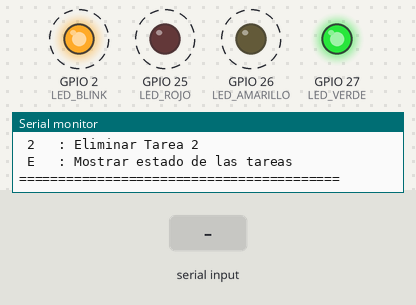
A sketch run on a simulated ESP32. On the bench: output pins drawn as LEDs (lit = HIGH), the last lines printed to the serial monitor. Dashed ring = blinking. The test bench sets the inputs (shaded band).

Above: at 1.77 s.
1.8 s: "B" received over Serial
At 2.7 s:
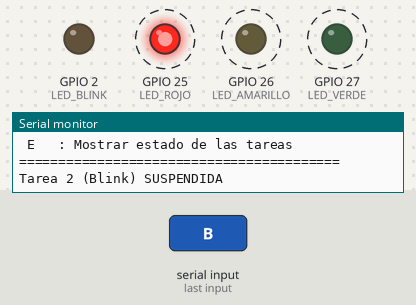
4.8 s: "b" received over Serial
At 5.84 s:
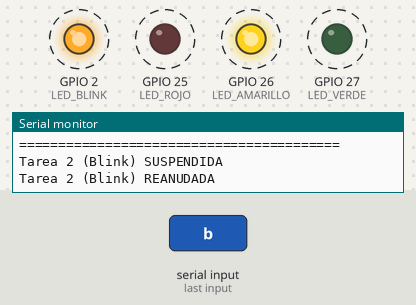
7.8 s: "1" received over Serial
At 9.16 s:
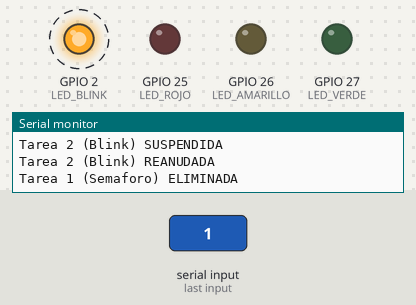
Timing chart, 0 to 16.8 s (numbered marks = the images above; inputs shaded):
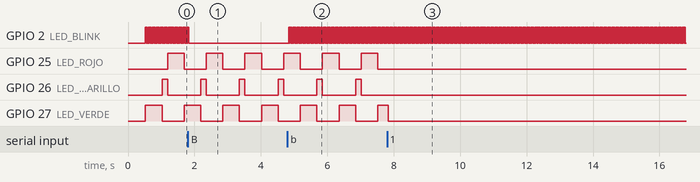

Measured:
- after the input at 1.8 s, GPIO 2 (LED_BLINK): goes on until 1.8 s, then stays LOW
- after the input at 4.8 s, GPIO 2 (LED_BLINK): alternates HIGH for 0.02 s and LOW for 0.02 s, starting at once
- after the input at 7.8 s, GPIO 25 (LED_ROJO), GPIO 26 (LED_AMARILLO): stops changing and stays LOW
- by itself, GPIO 2 (LED_BLINK): alternates HIGH for 0.02 s and LOW for 0.02 s
- by itself, GPIO 25 (LED_ROJO): alternates HIGH for 0.50 s and LOW for 0.67 s
- by itself, GPIO 26 (LED_AMARILLO): alternates HIGH for 0.17 s and LOW for 1.0 s

The sketch:

P05_admi_tareas.ino
```cpp
/*
  TAREA 1 (SemaforoTask): Semáforo con 3 LEDs (rojo, amarillo, verde)
                           con retardo ajustable mediante un potenciómetro.

  TAREA 2 (BlinkTask):    Parpadeo de un LED cada 20 ms.

  TAREA 3 (ControlTask):  Lee el puerto serie y controla las tareas 1 y 2:
                           'A' -> Suspende Tarea 1
                           'a' -> Reanuda Tarea 1
                           'B' -> Suspende Tarea 2
                           'b' -> Reanuda Tarea 2
                           '1' -> Elimina Tarea 1
                           '2' -> Elimina Tarea 2

  TAREA 4 (EstadoTask):   Al recibir 'E' muestra por el monitor serie
                           el estado de las tareas 1 y 2.

    LED Rojo     -> GPIO 25
    LED Amarillo -> GPIO 26
    LED Verde    -> GPIO 27
    LED Blink    -> GPIO 2  (LED integrado)
  ===========================================================
*/

// ---------- pines ----------
#define LED_ROJO      25
#define LED_AMARILLO  26
#define LED_VERDE     27
#define LED_BLINK     2

// ---------- Handles de las tareas ----------
TaskHandle_t Task1_Handle = NULL;   // Semáforo
TaskHandle_t Task2_Handle = NULL;   // Blink
TaskHandle_t Task3_Handle = NULL;   // Control serie
TaskHandle_t Task4_Handle = NULL;   // Estado

// ---------- Banderas para saber si las tareas existen (para no acceder a handles borrados) ----------
volatile bool task1Existe = true;
volatile bool task2Existe = true;

// ============================================================
// TAREA 1: Semáforo con retardo ajustable (potenciómetro)
// ============================================================
void SemaforoTask(void *pvParameters) {
  pinMode(LED_ROJO, OUTPUT);
  pinMode(LED_AMARILLO, OUTPUT);
  pinMode(LED_VERDE, OUTPUT);

  for (;;) {
    int retardo = 500;  // Delay ajustable entre 200 y 3000 ms

    // Verde
    digitalWrite(LED_VERDE, HIGH);
    digitalWrite(LED_AMARILLO, LOW);
    digitalWrite(LED_ROJO, LOW);
    vTaskDelay(pdMS_TO_TICKS(retardo));

    // Amarillo
    digitalWrite(LED_VERDE, LOW);
    digitalWrite(LED_AMARILLO, HIGH);
    digitalWrite(LED_ROJO, LOW);
    vTaskDelay(pdMS_TO_TICKS(retardo / 3));

    // Rojo
    digitalWrite(LED_AMARILLO, LOW);
    digitalWrite(LED_ROJO, HIGH);
    vTaskDelay(pdMS_TO_TICKS(retardo));
  }
}

// ============================================================
// TAREA 2: Blink cada 20 ms
// ============================================================
void BlinkTask(void *pvParameters) {
  pinMode(LED_BLINK, OUTPUT);

  for (;;) {
    digitalWrite(LED_BLINK, !digitalRead(LED_BLINK));
    vTaskDelay(pdMS_TO_TICKS(20));
  }
}

// ============================================================
// TAREA 3: Control por puerto serie
// ============================================================
void ControlTask(void *pvParameters) {
  for (;;) {
    if (Serial.available() > 0) {
      char c = Serial.read();

      switch (c) {
        case 'A':  // Suspende Tarea 1
          if (task1Existe && Task1_Handle != NULL) {
            vTaskSuspend(Task1_Handle);
            Serial.println("Tarea 1 (Semaforo) SUSPENDIDA");
          } else {
            Serial.println("Tarea 1 no existe (ya fue eliminada)");
          }
          break;

        case 'a':  // Reanuda Tarea 1
          if (task1Existe && Task1_Handle != NULL) {
            vTaskResume(Task1_Handle);
            Serial.println("Tarea 1 (Semaforo) REANUDADA");
          } else {
            Serial.println("Tarea 1 no existe (ya fue eliminada)");
          }
          break;

        case 'B':  // Suspende Tarea 2
          if (task2Existe && Task2_Handle != NULL) {
            vTaskSuspend(Task2_Handle);
            Serial.println("Tarea 2 (Blink) SUSPENDIDA");
          } else {
            Serial.println("Tarea 2 no existe (ya fue eliminada)");
          }
          break;

        case 'b':  // Reanuda Tarea 2
          if (task2Existe && Task2_Handle != NULL) {
            vTaskResume(Task2_Handle);
            Serial.println("Tarea 2 (Blink) REANUDADA");
          } else {
            Serial.println("Tarea 2 no existe (ya fue eliminada)");
          }
          break;

        case '1':  // Elimina Tarea 1
          if (task1Existe && Task1_Handle != NULL) {
            vTaskDelete(Task1_Handle);
            Task1_Handle = NULL;
            task1Existe = false;
            // Apagamos los LEDs del semáforo al eliminar la tarea
            digitalWrite(LED_ROJO, LOW);
            digitalWrite(LED_AMARILLO, LOW);
            digitalWrite(LED_VERDE, LOW);
            Serial.println("Tarea 1 (Semaforo) ELIMINADA");
          } else {
            Serial.println("Tarea 1 ya habia sido eliminada");
          }
          break;

        case '2':  // Elimina Tarea 2
          if (task2Existe && Task2_Handle != NULL) {
            vTaskDelete(Task2_Handle);
            Task2_Handle = NULL;
            task2Existe = false;
            digitalWrite(LED_BLINK, LOW);
            Serial.println("Tarea 2 (Blink) ELIMINADA");
          } else {
            Serial.println("Tarea 2 ya habia sido eliminada");
          }
          break;

        default:
          // Cualquier otro caracter se ignora (incluye 'E', que la maneja la Tarea 4)
          break;
      }
    }
    vTaskDelay(pdMS_TO_TICKS(50)); // Pequeña pausa para no saturar la CPU
  }
}

// ============================================================
// TAREA 4: Muestra el estado de las tareas al recibir 'E'
// ============================================================
void EstadoTask(void *pvParameters) {
  for (;;) {
    if (Serial.available() > 0) {
      char c = Serial.peek(); // Miramos sin quitar el dato del buffer

      if (c == 'E') {
        Serial.read(); // Ahora sí lo consumimos

        Serial.println("----- ESTADO DE LAS TAREAS -----");

        // Estado Tarea 1
        Serial.print("Tarea 1 (Semaforo): ");
        if (!task1Existe || Task1_Handle == NULL) {
          Serial.println("ELIMINADA");
        } else {
          eTaskState estado = eTaskGetState(Task1_Handle);
          Serial.println(estadoTexto(estado));
        }

        // Estado Tarea 2
        Serial.print("Tarea 2 (Blink): ");
        if (!task2Existe || Task2_Handle == NULL) {
          Serial.println("ELIMINADA");
        } else {
          eTaskState estado = eTaskGetState(Task2_Handle);
          Serial.println(estadoTexto(estado));
        }

        Serial.println("---------------------------------");
      }
    }
    vTaskDelay(pdMS_TO_TICKS(50));
  }
}

// ============================================================
// Función auxiliar: convierte eTaskState a texto legible
// ============================================================
String estadoTexto(eTaskState estado) {
  switch (estado) {
    case eRunning:   return "EJECUTANDOSE";
    case eReady:     return "LISTA";
    case eBlocked:   return "BLOQUEADA";
    case eSuspended: return "SUSPENDIDA";
    case eDeleted:   return "ELIMINADA";
    default:         return "DESCONOCIDO";
  }
}

// ============================================================
// SETUP
// ============================================================
void setup() {
  Serial.begin(115200);
  delay(500);

  Serial.println("=========================================");
  Serial.println(" Sistema FreeRTOS - ESP32 - 4 Tareas");
  Serial.println("=========================================");
  Serial.println(" A/a : Suspender/Reanudar Tarea 1 (Semaforo)");
  Serial.println(" B/b : Suspender/Reanudar Tarea 2 (Blink)");
  Serial.println(" 1   : Eliminar Tarea 1");
  Serial.println(" 2   : Eliminar Tarea 2");
  Serial.println(" E   : Mostrar estado de las tareas");
  Serial.println("=========================================");

  // Creación de las 4 tareas
  xTaskCreate(SemaforoTask, "Tarea1_Semaforo", 2048, NULL, 1, &Task1_Handle);
  xTaskCreate(BlinkTask,    "Tarea2_Blink",    1024, NULL, 1, &Task2_Handle);
  xTaskCreate(ControlTask,  "Tarea3_Control",  2048, NULL, 2, &Task3_Handle);
  xTaskCreate(EstadoTask,   "Tarea4_Estado",   2048, NULL, 2, &Task4_Handle);
}

void loop() {

}
```
